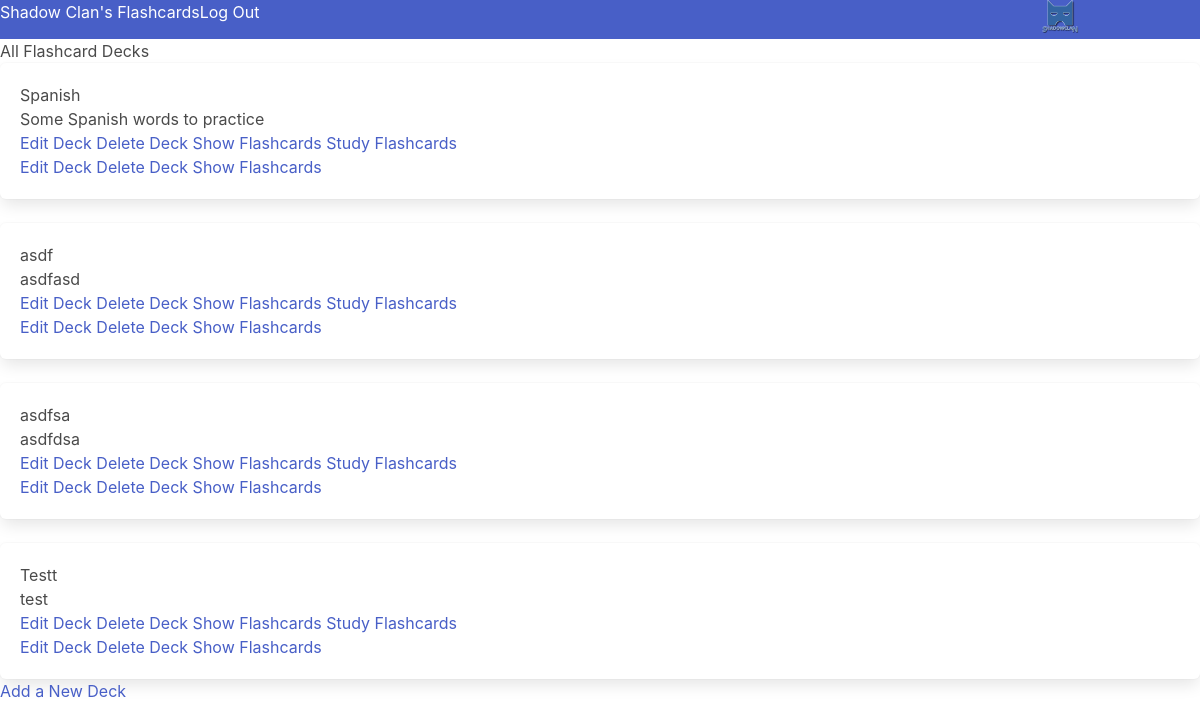
The app's page /decks (signed in), older data.
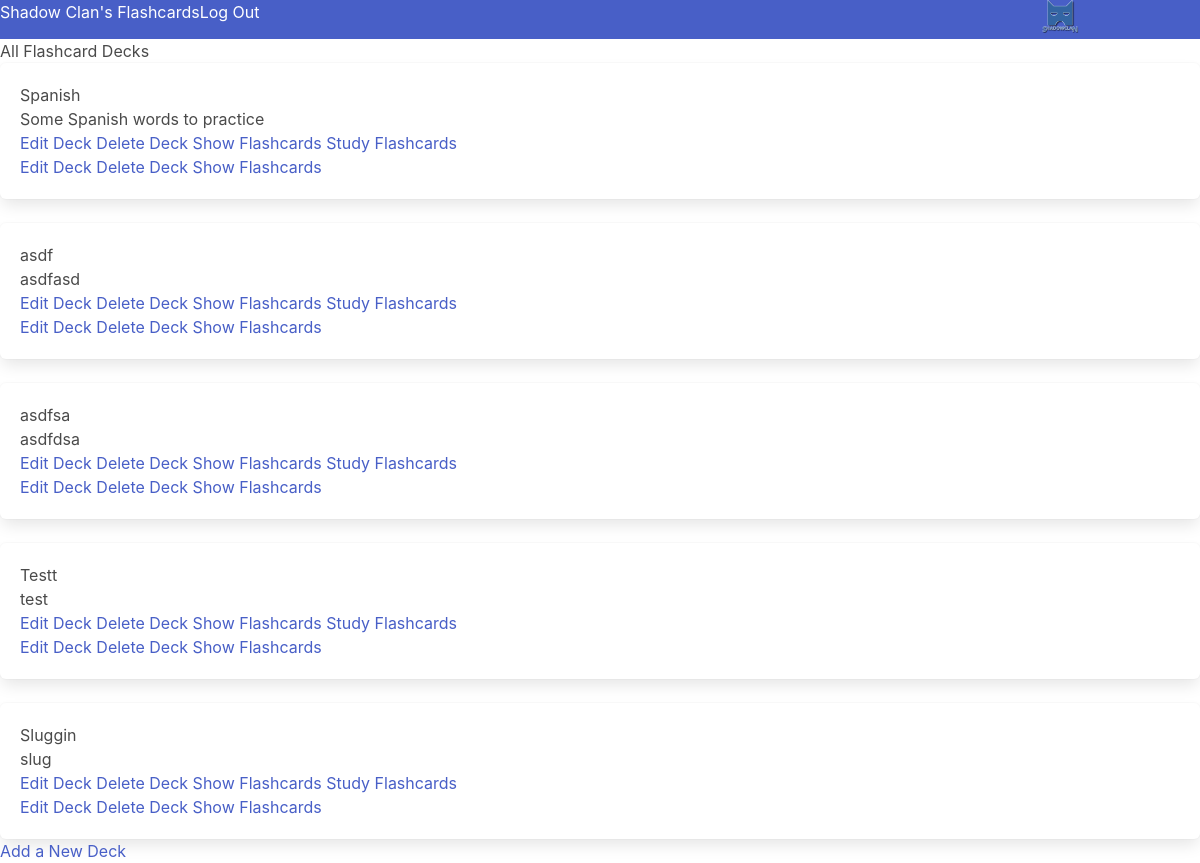
The same page, newer data.
### flashcardsapp/models.py (models this page shows, shortened)
class Deck(models.Model):
    name = models.CharField(max_length=200)
    description = models.TextField(max_length=1000)
    deck_user = models.ForeignKey(
        User, on_delete=models.CASCADE, null=True, related_name="deck_user", db_column='deck_user',
    )
    flashcard = models.ForeignKey(
        "Flashcard", on_delete=models.CASCADE, null=True, blank=True, related_name="flashcard",
    )
    slug = models.SlugField(
        max_length=200,
        null=True,
        blank=True,
        unique=True,
    )
    date = models.DateTimeField(auto_now_add=datetime.now)

### flashcardsapp/views.py (the view)
# urls.py: path("decks", flash_views.deck_list, name="deck_list"),
@login_required(login_url="auth_login")
def deck_list(request):
    decks = Deck.objects.all()
    flashcards = FlashCard.objects.order_by('?').first()
    return render(
        request, "deck_list.html", {
            "decks": decks, "flashcards": flashcards}
    )

### templates/deck_list.html
{% extends "base.html" %}
{% block content %}
<section>
 <div class="pb5"><h1>All Flashcard Decks</h1></div>
  {% for deck in decks %}
  <div flex felx-wrap>
  <div class="box w5 h-75 pb5 pt4">
      <p class="f3 lh-copy">{{ deck.name }} </p>
      <p>{{ deck.description }} </p>
<div>
      <a href={% url 'edit_deck' slug=deck.slug pk=user.pk %}>Edit Deck</a>
      <a href={% url 'delete_deck' slug=deck.slug%}>Delete Deck</a>
      <a href={% url 'show_flashcards' slug=deck.slug %}>Show Flashcards</a>
      <a href={% url 'show_prompt' deck.slug flashcards.id%}>Study Flashcards</a>
<div class="pt4">
      <a href={% url 'edit_deck' slug=deck.slug pk=user.pk %} class="db">Edit Deck</a>
      <a href={% url 'delete_deck' slug=deck.slug%} class="db">Delete Deck</a>
      <a href={% url 'show_flashcards' slug=deck.slug %} class="db">Show Flashcards</a>
    </div>
 </div>
</div>
  {% empty %}
  <h2>Sorry, there are no results for that search term.</h2>
  {% endfor %}
</section>
<section class="pt4">
  <a href={% url 'add_deck' pk=user.pk %}>Add a New Deck</a>
</section>
{% endblock content %}

### templates/base.html (shortened to what this page needs)
<!DOCTYPE html>
<html lang="en">
  {% load static %}
<head>
  <link rel="stylesheet" href="{% static 'stylesheet.css'%}">
  <link rel="stylesheet" href="https://unpkg.com/tachyons@4.12.0/css/tachyons.min.css" />
  <link rel="stylesheet" href="https://cdnjs.cloudflare.com/ajax/libs/font-awesome/5.15.3/css/all.min.css">
  <link rel="stylesheet" href="https://cdn.jsdelivr.net/npm/bulma@0.9.3/css/bulma.min.css">
</head>
<body class="sans-serif">
  <header class="pa5 hero is-medium is-link is-flex-direction-row is-justify-content-space-between">
    <a href={% url "homepage" %} class="db link underline-hover blue"><h1 class="f4 lh-copy db">Shadow Clan's Flashcards</h1></a>
    <nav class="navbar-menu">
      <div class="f6 lh-copy">
        {% if user.is_authenticated %}
          <a href={% url 'auth_logout' %} class="db">Log Out</a>
        {% else %}
          <a href={% url 'registration_register' %} class="db">Register</a>
          <a href={% url 'auth_login' %} class="db">Log In</a>
        {% endif %}
    </nav>
   <div><img src="{% static 'logo-shadowclan.png' %}" class="mw-15 logo" alt="Shadow Clan Logo">
   </header></div>
  <div class="ma5">
    {% block content %}
    {% endblock content %}
  </div>
</body>
</html>

### static/stylesheet.css (style rules this page uses)
.logo { width: 25%; height: auto; }

Row changes from the older to the newer data that the page shows:
added Deck: name "Sluggin", description "slug"
